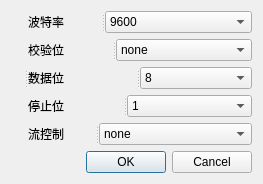
<?xml version="1.0" encoding="UTF-8"?>
<ui version="4.0">
 <class>CxSerialSetDialog</class>
 <widget class="QDialog" name="CxSerialSetDialog">
  <property name="geometry">
   <rect>
    <x>0</x>
    <y>0</y>
    <width>263</width>
    <height>175</height>
   </rect>
  </property>
  <property name="maximumSize">
   <size>
    <width>268</width>
    <height>179</height>
   </size>
  </property>
  <property name="windowTitle">
   <string>串口设置</string>
  </property>
  <property name="windowIcon">
   <iconset resource="CxResource.qrc">
    <normaloff>:/Ico/MyIco/_Resource/Ico/png-0011.png</normaloff>:/Ico/MyIco/_Resource/Ico/png-0011.png</iconset>
  </property>
  <layout class="QGridLayout" name="gridLayout">
   <item row="0" column="0">
    <widget class="QSplitter" name="splitter_5">
     <property name="orientation">
      <enum>Qt::Horizontal</enum>
     </property>
     <widget class="QLabel" name="label">
      <property name="text">
       <string/>
      </property>
      <property name="pixmap">
       <pixmap resource="CxResource.qrc">:/Ico/MyIco/_Resource/Ico/png-0011.png</pixmap>
      </property>
     </widget>
     <widget class="QWidget" name="layoutWidget">
      <layout class="QVBoxLayout" name="verticalLayout">
       <item>
        <widget class="QSplitter" name="splitter">
         <property name="orientation">
          <enum>Qt::Horizontal</enum>
         </property>
         <widget class="QLabel" name="label_2">
          <property name="text">
           <string>波特率</string>
          </property>
         </widget>
         <widget class="QComboBox" name="comboBox_Baudrate">
          <item>
           <property name="text">
            <string>9600</string>
           </property>
          </item>
          <item>
           <property name="text">
            <string>19200</string>
           </property>
          </item>
          <item>
           <property name="text">
            <string>28800</string>
           </property>
          </item>
          <item>
           <property name="text">
            <string>38400</string>
           </property>
          </item>
          <item>
           <property name="text">
            <string>43000</string>
           </property>
          </item>
          <item>
           <property name="text">
            <string>56000</string>
           </property>
          </item>
          <item>
           <property name="text">
            <string>57600</string>
           </property>
          </item>
          <item>
           <property name="text">
            <string>115200</string>
           </property>
          </item>
          <item>
           <property name="text">
            <string>128000</string>
           </property>
          </item>
          <item>
           <property name="text">
            <string>256000</string>
           </property>
          </item>
         </widget>
        </widget>
       </item>
       <item>
        <widget class="QSplitter" name="splitter_2">
         <property name="orientation">
          <enum>Qt::Horizontal</enum>
         </property>
         <widget class="QLabel" name="label_3">
          <property name="text">
           <string>校验位</string>
          </property>
         </widget>
         <widget class="QComboBox" name="comboBox_Parity">
          <item>
           <property name="text">
            <string>none</string>
           </property>
          </item>
          <item>
           <property name="text">
            <string>odd</string>
           </property>
          </item>
          <item>
           <property name="text">
            <string>even</string>
           </property>
          </item>
         </widget>
        </widget>
       </item>
       <item>
        <widget class="QSplitter" name="splitter_6">
         <property name="orientation">
          <enum>Qt::Horizontal</enum>
         </property>
         <widget class="QLabel" name="label_7">
          <property name="text">
           <string>数据位</string>
          </property>
         </widget>
         <widget class="QComboBox" name="comboBox_Charsize">
          <item>
           <property name="text">
            <string>8</string>
           </property>
          </item>
          <item>
           <property name="text">
            <string>7</string>
           </property>
          </item>
          <item>
           <property name="text">
            <string>6</string>
           </property>
          </item>
         </widget>
        </widget>
       </item>
       <item>
        <widget class="QSplitter" name="splitter_3">
         <property name="orientation">
          <enum>Qt::Horizontal</enum>
         </property>
         <widget class="QLabel" name="label_4">
          <property name="text">
           <string>停止位</string>
          </property>
         </widget>
         <widget class="QComboBox" name="comboBox_Stopbits">
          <item>
           <property name="text">
            <string>1</string>
           </property>
          </item>
          <item>
           <property name="text">
            <string>1.5</string>
           </property>
          </item>
          <item>
           <property name="text">
            <string>2</string>
           </property>
          </item>
         </widget>
        </widget>
       </item>
       <item>
        <widget class="QSplitter" name="splitter_4">
         <property name="orientation">
          <enum>Qt::Horizontal</enum>
         </property>
         <widget class="QLabel" name="label_5">
          <property name="text">
           <string>流控制</string>
          </property>
         </widget>
         <widget class="QComboBox" name="comboBox_flow">
          <item>
           <property name="text">
            <string>none</string>
           </property>
          </item>
          <item>
           <property name="text">
            <string>software</string>
           </property>
          </item>
          <item>
           <property name="text">
            <string>hardware</string>
           </property>
          </item>
         </widget>
        </widget>
       </item>
      </layout>
     </widget>
    </widget>
   </item>
   <item row="1" column="0">
    <widget class="QDialogButtonBox" name="buttonBox">
     <property name="orientation">
      <enum>Qt::Horizontal</enum>
     </property>
     <property name="standardButtons">
      <set>QDialogButtonBox::Cancel|QDialogButtonBox::Ok</set>
     </property>
    </widget>
   </item>
  </layout>
 </widget>
 <resources>
  <include location="CxResource.qrc"/>
 </resources>
 <connections>
  <connection>
   <sender>buttonBox</sender>
   <signal>accepted()</signal>
   <receiver>CxSerialSetDialog</receiver>
   <slot>accept()</slot>
   <hints>
    <hint type="sourcelabel">
     <x>248</x>
     <y>254</y>
    </hint>
    <hint type="destinationlabel">
     <x>157</x>
     <y>274</y>
    </hint>
   </hints>
  </connection>
  <connection>
   <sender>buttonBox</sender>
   <signal>rejected()</signal>
   <receiver>CxSerialSetDialog</receiver>
   <slot>reject()</slot>
   <hints>
    <hint type="sourcelabel">
     <x>316</x>
     <y>260</y>
    </hint>
    <hint type="destinationlabel">
     <x>286</x>
     <y>274</y>
    </hint>
   </hints>
  </connection>
 </connections>
</ui>
